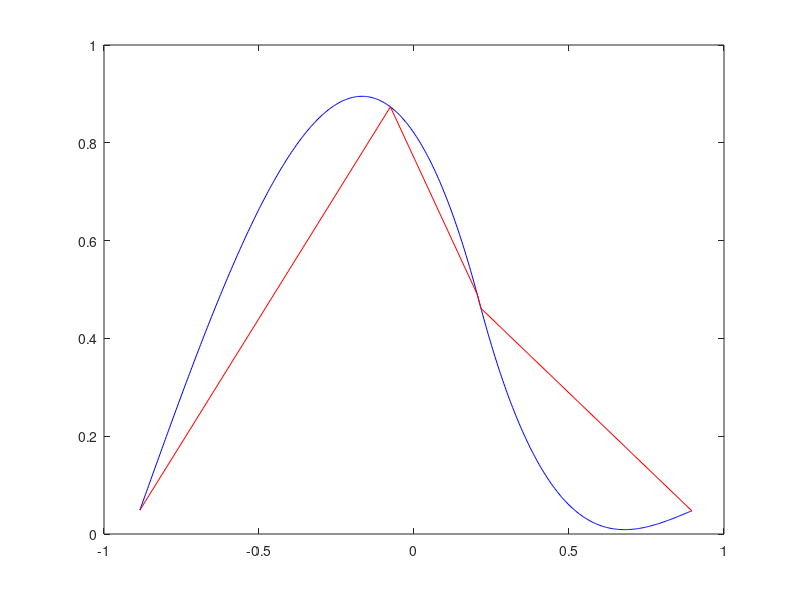

Source code (MATLAB):
# CS 131: Numerical Methods
# Programming Exercise 3.4: Those who make peace are wise...

inp = input("ENTER AN INTEGER (n > 3): ");
t = 2*rand(inp, 1)-1;
y = (1+25*t(1:size(t)).^2).^(-1);

n = length(t);
tmp = sortrows([t,y],1);
t = tmp(:,1);
y = tmp(:,2);

% Setup the piecewise interpolation linear system naively
A = [];
b = [];
base = 1;
for i = 1:n
	r1 = zeros(1,4*(n-1));
	tmp = [];
	for j = 0:3
		tmp = [tmp,t(i)^j];
	end
	r1(base:base+3) = tmp;
	A = [A;r1]; % the usual cubic polynomial interpolant
	b = [b;y(i)];
	
	if (i ~= 1 & i ~= n)
		first = [];
		second = [];
		for j = 0:3
			first = [first,j*(t(i)^(j-1))];
			second = [second,j*((j-1)*(t(i)^(j-2)))];
			first(isnan(first)) = 0;
			second(isnan(second)) = 0;
		end
		first = [first,-first]; % first derivative should be equal at knots (from Hermite)
		second = [second,-second]; % second derivative should be equal at knots (required for cubic spline)
		r2 = zeros(1,4*(n-1));
		r3 = zeros(1,4*(n-1));
		r2(base:base+7) = first;
		r3(base:base+7) = second;
		A = [A;r2;r3];
		b = [b;0;0];
		
		base = 4*(i-1)+1;
		r1 = zeros(1,4*(n-1));
		r1(base:base+3) = tmp;
		A = [A;r1]; % force the knot with the previous equation
		b = [b;y(i)];
	end
end
second_1 = [];
second_n = [];
for j = 0:3
	second_1 = [second_1,j*((j-1)*(t(1)^(j-2)))];
	second_n = [second_n,j*((j-1)*(t(n)^(j-2)))];
	second_1(isnan(second_1)) = 0;
	second_n(isnan(second_n)) = 0;
end
second_1 = [second_1,zeros(1,4*(n-2))]; % second derivative should be zero at the first point to get a 'natural spline'
second_n = [zeros(1,4*(n-2)),second_n]; % second derivative should be zero at the last point to get a 'natural spline'
A = [A;second_1;second_n];
b = [b;0;0];

% Solve the piecewise interpolation linear system
x = A\b;

% Reshape the solution to n-1 cubic functions
coefficients = [reshape(x,[4,n-1])]';

% Evaluate the piecewise interpolant over the domain naively
domain = linspace(min(t),max(t),500);
for i = 1:length(domain)
	if (domain(i) <= t(2)) % negative infinity to second point
		range(i) = polyval(coefficients(1,4:-1:1),domain(i));
	elseif (domain(i) >= t(n-1)) % second to the last point to positive infinity
		range(i) = polyval(coefficients(n-1,4:-1:1),domain(i));
	else
		for j = 2:n-1
			if (domain(i) <= t(j+1)) % in between the points, increasingly checking
				range(i) = polyval(coefficients(j,4:-1:1),domain(i));
				break;
			end
		end
	end
end
plot(domain,range,'b',t,y,'r');